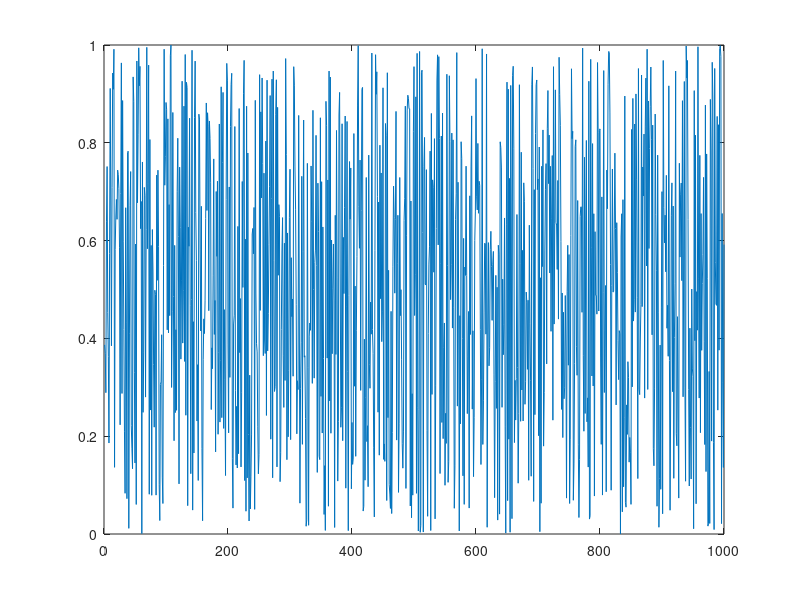
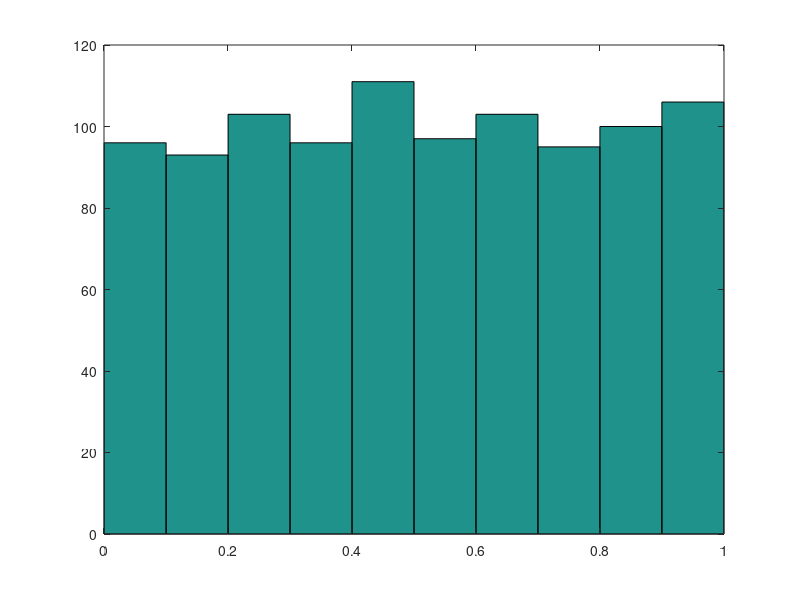
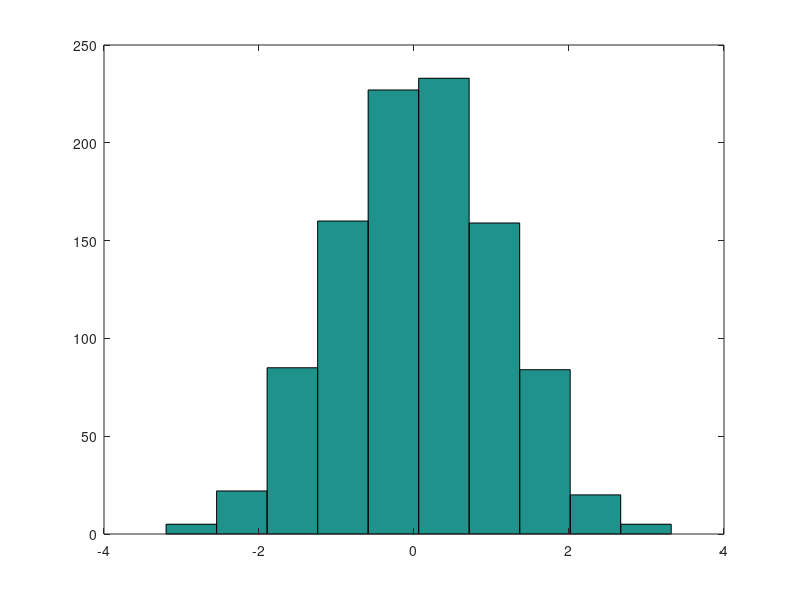
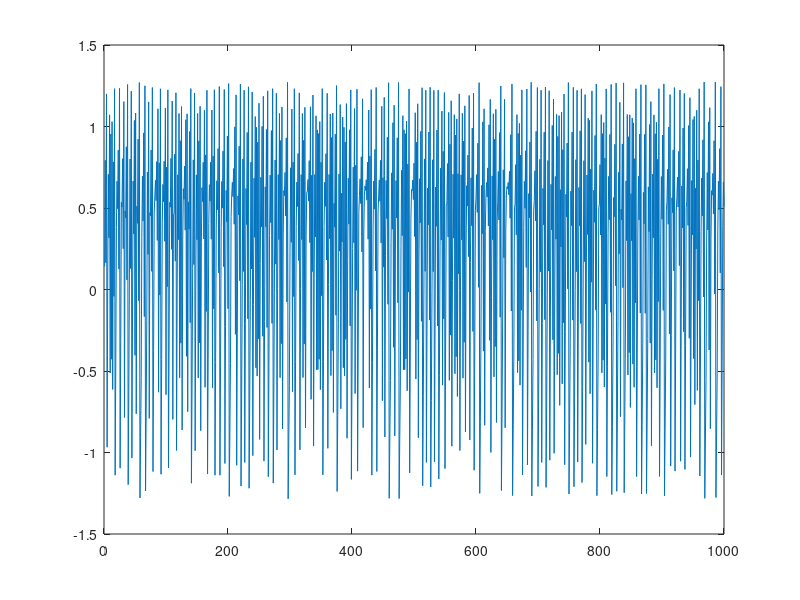

These figures' MATLAB source, in order:
% %%% load data
% %%% fortwnoume kai kanoume plot
A = importdata('epileeg.dat');
plot(A,'-o')
xlabel('t[sec]')
ylabel('values')
% 
% %%%an thelw mikrotero plot px apo 100 mexri 500
% 
plot(A(100:500),'-o')
xlabel('t[sec]')
ylabel('values')
% 
% %%% another dataset with two columns
B = importdata('sunspots.dat');
plot(B(:,2),'-o')
xlabel('t[years]')
ylabel('values')

% %%%random U
c = rand(1000,1); %tuxaious apo omoiomorfh katanomh
plot(c)
figure(2)
hist(c)
% 
% %%%random Normal apo kanonikh katanomh
d = randn(1000,1);
figure(3)
hist(d)
% 
% %%scater plot
f = randn(5000,1);
figure(4)
scatter(f,1:5000)
% 
% %scatter plot linear model
n = 100;
x = [1:n];
y = 0.1*x+2;
scatter(x,y)

%import henon
henon = importdata('henon.dat');
plot(henon(1:1000))
x = henon(1:4998,1);
y = henon(2:4999,1);
figure(5)
scatter(x,y)

%elkustes 3d
x = henon(1:4998,1);
y = henon(2:4999,1);
z = henon(3:5000,1);
scatter3(x,y,z)
